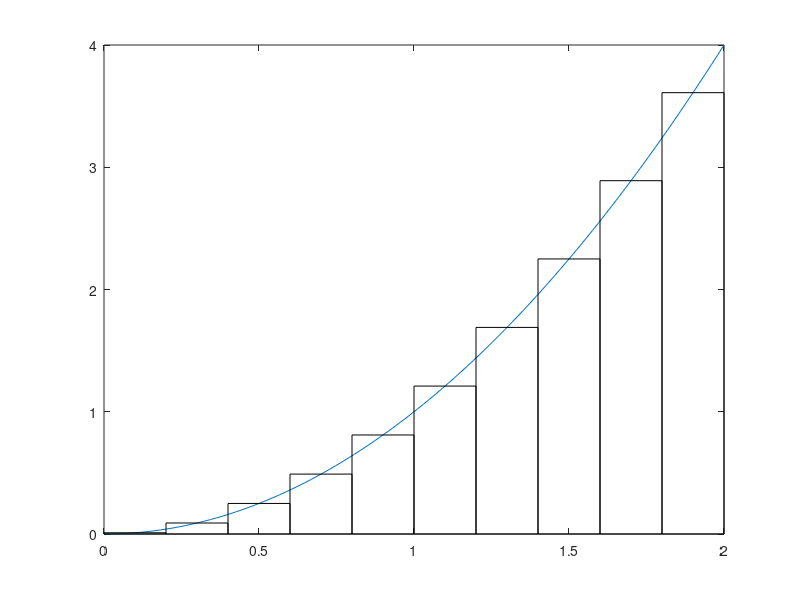

Source code (MATLAB):
% Definir la función a integrar
f = @(x) x.^2;
% Definir el intervalo de integración
a = 0;
b = 2;
% Definir el número de rectángulos para la aproximación
n = 10;
% Calcular el ancho de cada rectángulo
dx = (b-a)/n;
% Calcular las coordenadas x de los puntos medios de cada rectángulo
x_midpoints = linspace(a+dx/2, b-dx/2, n);
% Calcular las alturas de los rectángulos en los puntos medios
heights = f(x_midpoints);
% Area total
area=0;
% Graficar la función y los rectángulos utilizados para la aproximación
x = linspace(a, b, 100);
y = f(x);
figure;
plot(x, y);
hold on;
x1=a;
for i = 1:n
    area=area+((x1).^2)*dx;
    rectangle('Position', [x_midpoints(i)-dx/2, 0, dx, heights(i)]);
    x1=x1+dx;
end
hold off;
% Mostrar el área aproximada y el número de rectángulos utilizados
fprintf('El área aproximada es %f utilizando %d rectángulos.\n', area, n);
